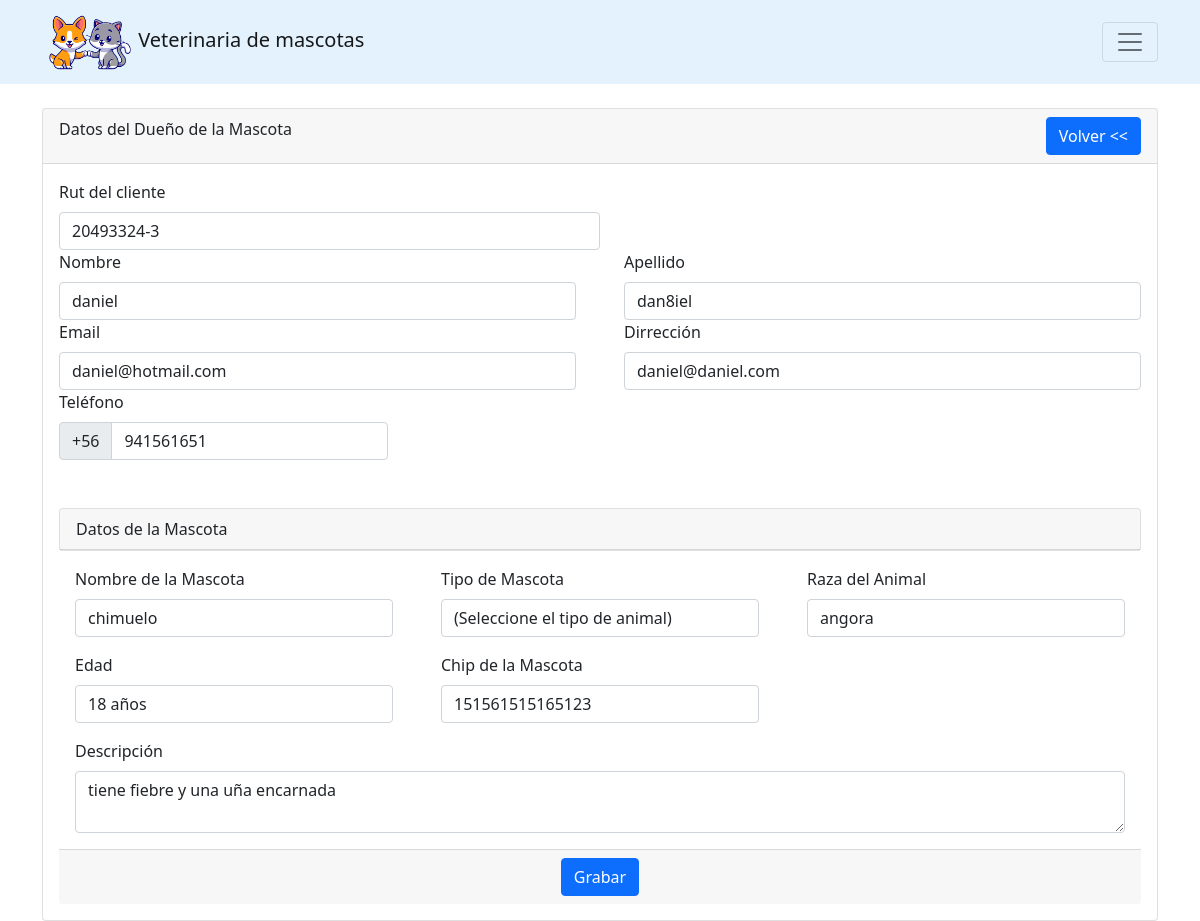
Screenshot of /mascotas/editar/3 (signed in) with the database file from the repository.
### tables this page shows
CREATE TABLE cliente (id INTEGER PRIMARY KEY AUTOINCREMENT, name VARCHAR NOT NULL, apellido VARCHAR NOT NULL, cli_rut VARCHAR NOT NULL, telefono VARCHAR NOT NULL, direccion VARCHAR NOT NULL, email VARCHAR UNIQUE NOT NULL);

CREATE TABLE animal (id INTEGER PRIMARY KEY AUTOINCREMENT, a_nombre VARCHAR (1, 45) NOT NULL, tipo_animal_id VARCHAR REFERENCES tipo_animal (tipo) NOT NULL, raza VARCHAR NOT NULL, edad VARCHAR NOT NULL, chip VARCHAR (15, 15), descripcion VARCHAR NOT NULL, ingreso DATETIME NOT NULL, cliente_id INT REFERENCES cliente (id) NOT NULL, estado_animal_id INT REFERENCES estado_animal (id) DEFAULT (1));

### index.py (the view, shortened to what this page needs)
@app.route("/mascotas/editar/<id>", methods=['GET', 'POST']) #decorador
@validar_sesion
def mascotas_editar(id):
        metodo = request.method
        conn = get_db_connection()
        mascota = conn.execute(
            'SELECT * FROM animal WHERE id = ?', (id)
        ).fetchone()
        animales = conn.execute(
            'SELECT * FROM tipo_animal'
        ).fetchall()
        if(metodo == 'GET'):
            cliente = conn.execute(
                'SELECT * FROM cliente WHERE id = ?', (int(mascota["cliente_id"]),)
            ).fetchone()
            return render_template("mascotas_editar.html", cliente = cliente, mascota = mascota, animales = animales)

### index.py (called while the page is built)
def get_db_connection():
    conn = sqlite3.connect('mywebsite/instance/database.sqlite')
    conn.row_factory = sqlite3.Row
    return conn

### templates/mascotas_editar.html (shortened to what this page needs)
{%extends 'layout.html'%}
{% block body%}
<div class="container">
    <div class="mt-4 ">
        <div class="card">
            <div class="card-header">
                <div class="row">
                    <div class="col-sm-6">
                        Datos del Dueño de la Mascota
                    </div>
                    <div class="col-sm-6" style="text-align: right;">
                        <a class="btn btn-primary" href="/mascotas">Volver << </a>
                    </div>
                </div>
            </div>
            <form method="POST">
                <div class="card-body">
                    <div class="col-md-12 ">
                        <div class="col-sm-6">
                            <label for="inputRut" class="form-label">Rut del cliente</label>
                            <input type="text" name="cli_rut" class="form-control" placeholder="con guión y sin puntos" value="{{cliente.cli_rut}}">
                        </div>
                        <div class="row gx-5 mb-3">
                            <div class="col-sm-6">
                                <label for="inputNombre" class="form-label">Nombre</label>
                                <input type="text" name='name' class="form-control" id="inputNombre" value="{{cliente.name}}" required>
                            </div>
                            <div class="col-sm-6">
                                <label for="inputApellido" class="form-label">Apellido</label>
                                <input type="text" name='apellido' class="form-control" id="inputApellido" value="{{cliente.apellido}}" required>
                            </div>
                        <div>
                        <div class="row gx-5 mb-3">
                            <div class="col-sm-6">
                                <label for="inputEmail" class="form-label">Email</label>
                                <input type="email" name='email' class="form-control" id="inputEmail" value="{{cliente.email}}" required>
                            </div>
                            <div class="col-sm-6">
                                <label for="inputAddress" class="form-label">Dirrección</label>
                                <input type="text" name='direccion' class="form-control" id="inputAddress" value="{{cliente.direccion}}" required>
                            </div>
                        <div class="col-md-4">
                            <label for="#" class="form-label"">Teléfono</label>
                            <div class="input-group mb-3">
                                <span class="input-group-text" id="basic-addon1">+56</span>
                                <input type="tel" name='telefono'  class="form-control" maxlength="9" value="{{cliente.telefono}}"  required>
                            </div>
                        </div>
                        </div>
                    </div>
                </div>
                <div class="card">
                    <div class="card-header">
                        <div class="row">
                            <div class="col-sm-6">
                                Datos de la Mascota
                            </div>
                        </div>
                    </div>
                </div>
                <div class="card-body">
                    <div class="col-md-12 ">
                        <div class="row gx-5 mb-3">
                            <div class="col-sm-4">
                                <label for="inputTipoMascota" class="form-label">Nombre de la Mascota</label>
                                <input type="text" name='a_nombre' class="form-control" id="inputNombreMascota" value="{{mascota.a_nombre}}" required >
                            </div>
                            <div class="col-sm-4">
                                <label for="inputTipoMascota" class="form-label">Tipo de Mascota</label>
                               <select class="form-control" name="tipo" id="inputTipoMascota" required>
                                <option>(Seleccione el tipo de animal)</option>
                               </select>
                            </div>
                            <div class="col-sm-4">
                                <label for="inputRazaAnimal" class="form-label">Raza del Animal</label>
                                <input type="text" name="raza" class="form-control" id="inputRaza" value="{{mascota.raza}}" required>
                            </div>
                        </div>
                        <div class="row gx-5 mb-3">
                            <div class="col-md-4">
                                <label for="inputEdad" class="form-label">Edad</label>
                                <input type="text" name="edad" class="form-control" maxlength="50" id="inputEdad" value="{{mascota.edad}}" required>
                            </div>
                            <div class="col-md-4">
                                <label for="inputChip" class="form-label">Chip de la Mascota</label>
                                <input type="tel" name="chip" class="form-control" maxlength="15" id="inputChip" value="{{mascota.chip}}" >
                            </div>
                        </div>
                        <div class="col-mb-6">
                            <label for="floatingTextarea" class="form-label">Descripción</label>
                            <textarea class="form-control" name="descripcion" placeholder="Ingrese la descripción aquí" id="floatingTextarea">{{mascota.descripcion}}</textarea>
                        </div>
                    </div>
                </div>
                <div class="card-footer" style="text-align: center;">
                    <button type="submit" class="btn btn-primary">Grabar</button>
                </div>
            </form>
        </div>
    </div>
</div>
{% endblock %}

### rows the page displays
cliente: cli_rut "20493324-3", name "daniel", apellido "dan8iel", email "daniel@hotmail.com", direccion "daniel@daniel.com", telefono "941561651"
animal: a_nombre "chimuelo", raza "angora", edad "18 años", chip "151561515165123", descripcion "tiene fiebre y una uña encarnada"
